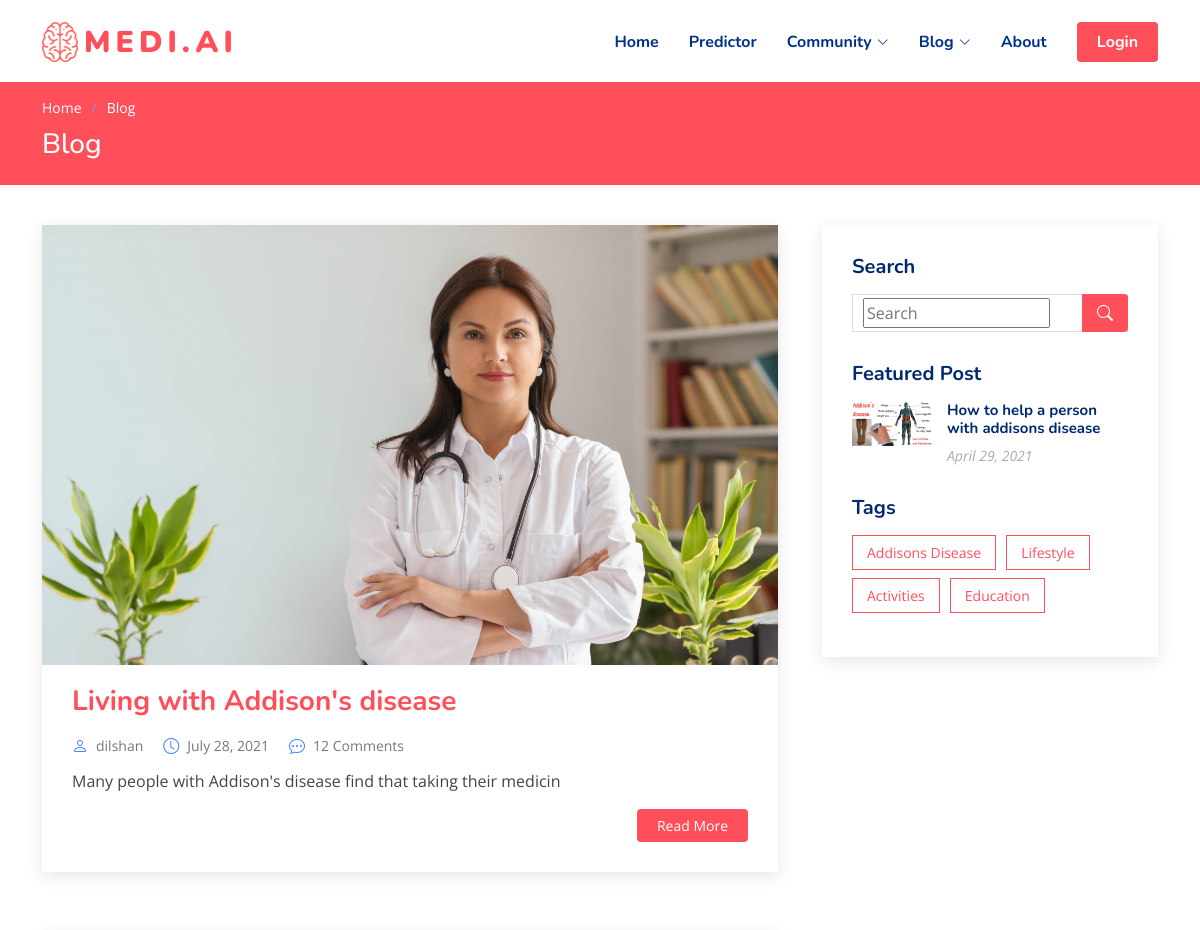
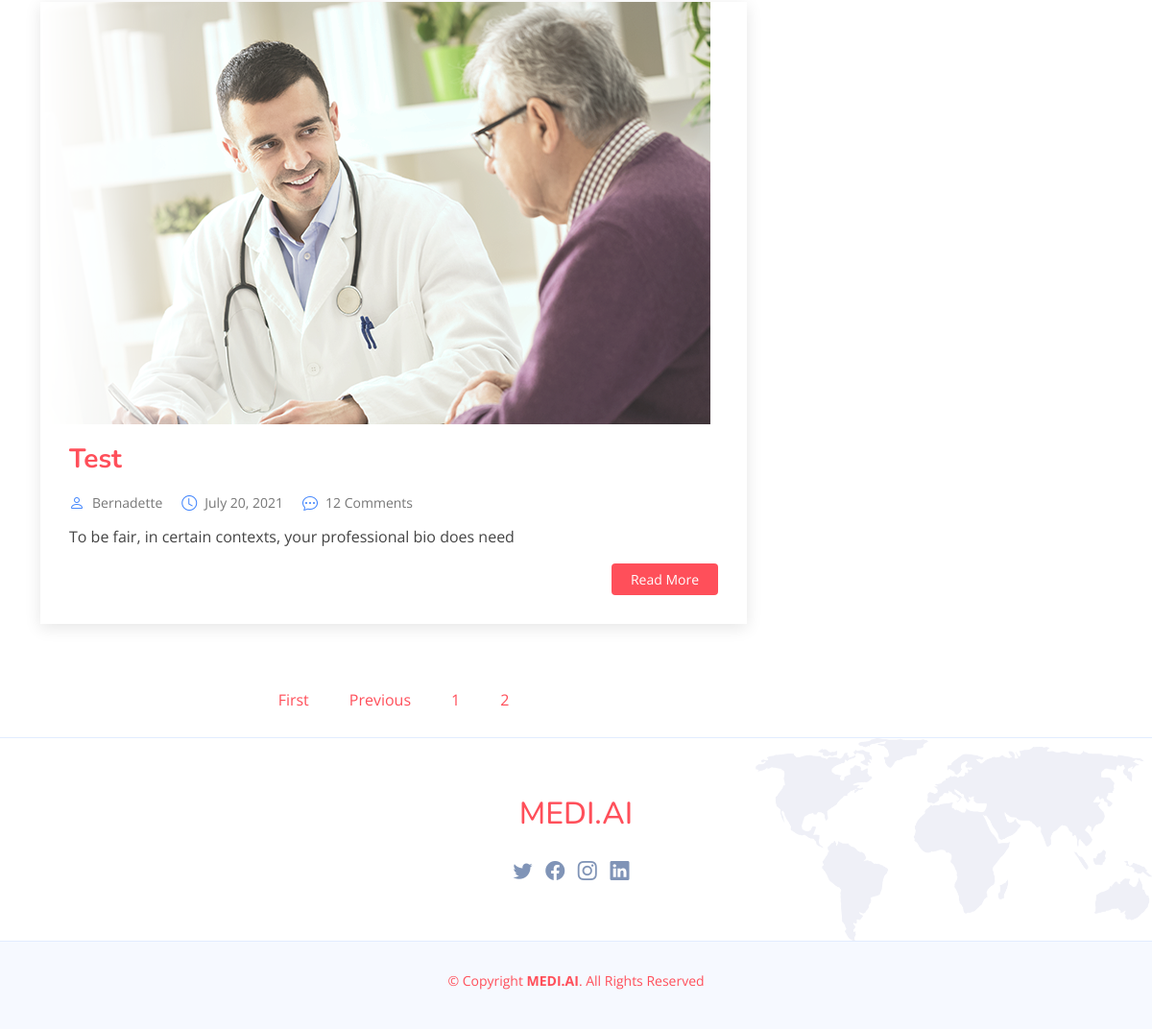
Screenshot of /blog/?page=2 with the database file from the repository (2 pictures, top to bottom).
### blog/models.py (models this page shows, shortened)
class Post(models.Model):
    author = models.ForeignKey(
        settings.AUTH_USER_MODEL, on_delete=models.CASCADE)
    title = models.CharField(max_length=100)
    brief = models.TextField(max_length=500,default="")
    content = models.TextField()
    liked = models.ManyToManyField(
        settings.AUTH_USER_MODEL, blank=True, related_name='liked')
    date_posted = models.DateTimeField(default=timezone.now)
    pic = models.ImageField(upload_to='photos/%Y/%m/%d/', default='photos\2021\04\06\01.png')
    objects = PostManager()
    class Meta:
        ordering = ('-date_posted', )

### blog/views.py (the view)
# urls.py: path('', PostListView.as_view(), name='blog'),
class PostListView(ListView):
    model = Post
    template_name = 'blog/index.html'
    context_object_name = 'posts'
    paginate_by = 2
    def get_queryset(self):
        try:
            keyword = self.request.GET['q']
        except:
            keyword = ''
        if (keyword != ''):
            object_list = self.model.objects.filter(
                Q(content__icontains=keyword) | Q(title__icontains=keyword))
        else:
            object_list = self.model.objects.all()
        return object_list

### templates/blog/index.html (shortened to what this page needs)
{% extends 'base.html' %}
{% load static %}
{% block content %}
{% load crispy_forms_tags %}
<main id="main">
  <section class="breadcrumbs">
    <div class="container">
      <ol>
        <li><a href="index.html">Home</a></li>
        <li>Blog</li>
      </ol>
      <h2>Blog</h2>
    </div>
  </section>
  <section id="blog" class="blog">
    <div class="container" data-aos="fade-up">
      <div class="row">
        <div class="col-lg-8 entries">
          {% for post in posts %}
          <article class="entry">
            <div class="entry-img">
              <img src="{{post.pic.url}}" alt="" class="img-fluid">
            </div>
            <h2 class="entry-title">
              <a href="{% url 'post_detail' post.pk %}">{{ post.title }}</a>
            </h2>
            <div class="entry-meta">
              <ul>
                <li class="d-flex align-items-center"><i class="bi bi-person"></i> <a href="{% url 'user_posts' post.author.username %}">{{ post.author }}</a></li>
                <li class="d-flex align-items-center"><i class="bi bi-clock"></i> <a href="#"><time datetime="2020-01-01">{{ post.date_posted|date:"F d, Y" }}</time></a></li>
                <li class="d-flex align-items-center"><i class="bi bi-chat-dots"></i> <a href="blog-single.html">12 Comments</a></li>
              </ul>
            </div>
            <div class="entry-content">
              <p>
                {{ post.brief | slice:":65" }}
              </p>
              <div class="read-more">
                <a href="{% url 'post_detail' post.pk %}">Read More</a>
              </div>
            </div>
          </article>
            {% endfor %}
          <div class="blog-pagination">
            <ul class="justify-content-center">
              {% if is_paginated %}
                {% if page_obj.has_previous %}
                <li><a class="next page-numbers" href="?page=1"><span aria-hidden="true">First</span></a></li>
                <li><a class="next page-numbers" href="?page={{ page_obj.previous_page_number }}"><span aria-hidden="true">Previous</span></a></li>
                {% endif %}
                {% for num in page_obj.paginator.page_range %}
                  {% if page_obj.number == num %}
                    <li><a class="page-numbers" href="?page={{ num }}">{{ num }}</a></li>
                  {% elif num > page_obj.number|add:'-3' and num < page_obj.number|add:'3' %}
                    <li><a class="page-numbers" href="?page={{ num }}">{{ num }}</a></li>
                  {% endif %}
                {% endfor %}
              {% endif %}
            </ul>
          </div>
        </div>
        <div class="col-lg-4">
          <div class="sidebar">
            <h3 class="sidebar-title">Search</h3>
            <div class="sidebar-item search-form">
              <form action="">
                <input name="q" type="search" placeholder="Search" aria-label="Search">
                <button type="submit" value="Search"><i class="bi bi-search"></i></button>
              </form>
            </div>
            <h3 class="sidebar-title">Featured Post</h3>
            <div class="sidebar-item recent-posts">
              <div class="post-item clearfix">
                <img src="{% static 'assets/img/DSBlog.jpg' %}" alt="">
                <h4><a href="{% url 'post_detail' 4 %}">How to help a person with addisons disease </a></h4>
                <time datetime="2020-01-01">April 29, 2021</time>
              </div>
            </div>
            <h3 class="sidebar-title">Tags</h3>
            <div class="sidebar-item tags">
              <ul>
                <li><a href="#">Addisons Disease</a></li>
                <li><a href="#">Lifestyle</a></li>
                <li><a href="#">Activities</a></li>
                <li><a href="#">Education</a></li>
              </ul>
            </div>
          </div>
        </div>
      </div>
    </div>
  </section>
</main>
{% endblock %}

### dspredictor/static/assets/css/style.css (style rules this page uses)
:root { scroll-behavior: smooth; }
body { font-family: "Open Sans", sans-serif; color: #444444; }
a { color: #ff4f5a; text-decoration: none; }
h1, h2, h3, h4, h5, h6 { font-family: "Nunito", sans-serif; }
section { padding: 60px 0; overflow: hidden; }
.breadcrumbs { padding: 15px 0; background: #ff4f5a; min-height: 40px; margin-top: 82px; color: #fff; }
.breadcrumbs h2 { font-size: 28px; font-weight: 500; }
.breadcrumbs ol { display: flex; flex-wrap: wrap; list-style: none; padding: 0 0 10px 0; margin: 0; font-size: 14px; }
.breadcrumbs ol a { color: #fff; transition: 0.3s; }
.breadcrumbs ol li + li { padding-left: 10px; }
.breadcrumbs ol li + li::before { display: inline-block; padding-right: 10px; color: #8894f6; content: "/"; }
.blog { padding: 40px 0 20px 0; }
.blog .entry { padding: 30px; margin-bottom: 60px; box-shadow: 0 4px 16px rgba(0, 0, 0, 0.1); }
.blog .entry .entry-img { max-height: 440px; margin: -30px -30px 20px -30px; overflow: hidden; }
.blog .entry .entry-title { font-size: 28px; font-weight: bold; padding: 0; margin: 0 0 20px 0; }
.blog .entry .entry-title a { color: #ff4f5a; transition: 0.3s; }
.blog .entry .entry-meta { margin-bottom: 15px; color: #4084fd; }
.blog .entry .entry-meta ul { display: flex; flex-wrap: wrap; list-style: none; align-items: center; padding: 0; margin: 0; }
.blog .entry .entry-meta ul li + li { padding-left: 20px; }
.blog .entry .entry-meta i { font-size: 16px; margin-right: 8px; line-height: 0; }
.blog .entry .entry-meta a { color: #777777; font-size: 14px; display: inline-block; line-height: 1; }
.blog .entry .entry-content p { line-height: 24px; }
.blog .entry .entry-content .read-more { -moz-text-align-last: right; text-align-last: right; }
.blog .entry .entry-content .read-more a { display: inline-block; background: #ff4f5a; color: #fff; padding: 6px 20px; transition: 0.3s; font-size: 14px; border-radius: 4px; }
.blog .blog-pagination { color: #024ed5; }
.blog .blog-pagination ul { display: flex; padding: 0; margin: 0; list-style: none; }
.blog .blog-pagination li { margin: 0 5px; transition: 0.3s; }
.blog .blog-pagination li a { color: #ff4f5a; padding: 7px 16px; display: flex; align-items: center; justify-content: center; }
.blog .sidebar { padding: 30px; margin: 0 0 60px 20px; box-shadow: 0 4px 16px rgba(0, 0, 0, 0.1); }
.blog .sidebar .sidebar-title { font-size: 20px; font-weight: 700; padding: 0 0 0 0; margin: 0 0 15px 0; color: #012970; position: relative; }
.blog .sidebar .sidebar-item { margin-bottom: 30px; }
.blog .sidebar .search-form form { background: #fff; border: 1px solid #ddd; padding: 3px 10px; position: relative; }
.blog .sidebar .search-form form button { position: absolute; top: 0; right: 0; bottom: 0; border: 0; background: none; font-size: 16px; padding: 0 15px; margin: -1px; background: #ff4f5a; color: #fff; transition: 0.3s; border-radius: 0 4px 4px 0; line-height: 0; }
.blog .sidebar .search-form form button i { line-height: 0; }
.blog .sidebar .recent-posts img { width: 80px; float: left; }
.blog .sidebar .recent-posts h4 { font-size: 15px; margin-left: 95px; font-weight: bold; }
.blog .sidebar .recent-posts h4 a { color: #012970; transition: 0.3s; }
.blog .sidebar .recent-posts time { display: block; margin-left: 95px; font-style: italic; font-size: 14px; color: #aaaaaa; }
.blog .sidebar .tags { margin-bottom: -10px; }
.blog .sidebar .tags ul { list-style: none; padding: 0; }
.blog .sidebar .tags ul li { display: inline-block; }
.blog .sidebar .tags ul a { color: #ff4f5a; font-size: 14px; padding: 6px 14px; margin: 0 6px 8px 0; border: 1px solid #ff4f5a; display: inline-block; transition: 0.3s; }

### rows the page displays
Post: pic (picture), title "Living with Addison's disease", author "dilshan", date_posted "July 28, 2021", brief "Many people with Addison's disease find that taking their medicin"
Post: pic (picture), title "Test", author "Bernadette", date_posted "July 20, 2021", brief "To be fair, in certain contexts, your professional bio does need"

### other values shown
{{ num }} "1"
{{ num }} "2"
